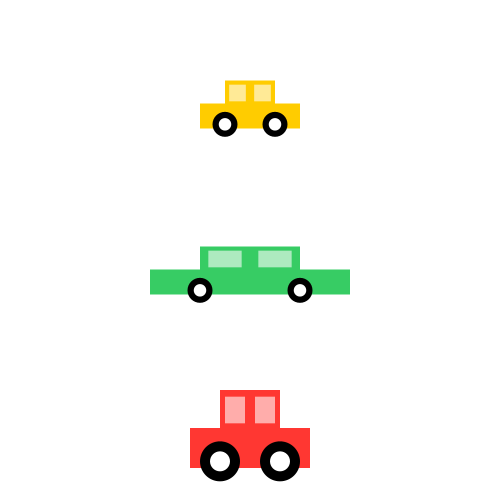
Frame 1 (no input)
Frame 60 (the mouse pressed at the canvas centre just before this capture): identical to frame 1, image omitted
Frame 120 (the mouse held since frame 60 and released just before this capture): identical to frame 1, image omitted

The Processing sketch that drew this single still picture (run headless with seeded random() and noise(); from frame 60 on, the mouse is pressed at the canvas centre):

// Processing sketch: Sketch_Demo_02_01_Cars
// ── Sketch_Demo_02_01_Cars.pde
Car red, green, yellow;

void setup() {

  size(500, 500);
  yellow = new Car(width/2, height/3*1 - 50, 100, 50, color(255, 204, 0), random(5, 10));
  green = new Car(width/2, height/3*2 - 50, 200, 50, color(55, 204, 100), random(5, 10));
  red= new Car(width/2, height/3*3 - 50, 120, 80, color(255, 55, 50), random(5, 10));
}
void draw() {
  background(255);
  yellow.display();
  yellow.move(width);
  green.display();
  green.move(width);
  red.display();
  red.move(width);
    if(yellow.getStatus()==true){
    println("is moving");
  }else{println("has stopped");}
}
void keyPressed() {
  if (key=='r'||key=='R') {
    yellow.setStatus(true);
    green.setStatus(true);
    red.setStatus(true);
  }
  if (key=='s'||key=='S') {
    yellow.setStatus(false);
    green.setStatus(false);
    red.setStatus(false);
  }
  if (key=='y'||key=='y') {
    yellow.setSpeed(15);
  }
}
void mousePressed() {
  if (mouseButton==LEFT) {
    yellow.toggle();
  }
  if (mouseButton==RIGHT){
    green.toggle();
  }
}

// ── Car.pde
class Car {
  private float xPos, yPos, w, h, speed;
  private color clr;
  private boolean started;

  //const
  Car(float xPos, float yPos, float w, float h, color c, float speed) {
    this.xPos=xPos;
    this.yPos=yPos;
    this.w=w;
    this.h=h;
    this.clr=c;
    this.speed=speed;
  }
  void display() {
    noStroke();
    fill(clr);
    rectMode(CENTER);

    //bottom of the car 
    rect(xPos, yPos, w, h/2);
    //top part
    rect(xPos, yPos-h/2+2, w/2, h/2);
    //windows
    fill(255, 150);
    rect(xPos-w/8, yPos-h/2+2, w/6, h/3);
    rect(xPos+w/8, yPos-h/2+2, w/6, h/3);
    //wheels
    fill(0);
    ellipse(xPos-w/4, yPos+h/6, h/2, h/2);
    ellipse(xPos+w/4, yPos+h/6, h/2, h/2);
    fill(255);
    ellipse(xPos-w/4, yPos+h/6, h/4, h/4);
    ellipse(xPos+w/4, yPos+h/6, h/4, h/4);
  }
  void move(float limit) {
    if (started==true) {
      xPos+=speed;
      if (xPos>=limit) {
        xPos=0;
      }
    }
  }

  void setSpeed(float speed) {
    this.speed = speed;
  }
  void setStatus(boolean started) {
    this.started =started;
  }
  void toggle() {
    started=!started;
  }
    boolean getStatus(){
   return started; 
  }
}
